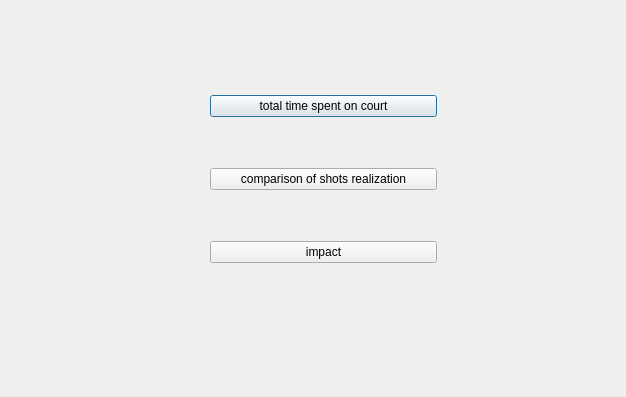
<?xml version="1.0" encoding="UTF-8"?>
<ui version="4.0">
 <class>Dialog</class>
 <widget class="QDialog" name="Dialog">
  <property name="geometry">
   <rect>
    <x>0</x>
    <y>0</y>
    <width>626</width>
    <height>397</height>
   </rect>
  </property>
  <property name="windowTitle">
   <string>Dialog</string>
  </property>
  <widget class="QWidget" name="verticalLayoutWidget">
   <property name="geometry">
    <rect>
     <x>210</x>
     <y>50</y>
     <width>227</width>
     <height>261</height>
    </rect>
   </property>
   <layout class="QVBoxLayout" name="verticalLayout">
    <item>
     <widget class="QPushButton" name="pushButton_2">
      <property name="text">
       <string>total time spent on court</string>
      </property>
     </widget>
    </item>
    <item>
     <widget class="QPushButton" name="shots">
      <property name="text">
       <string>comparison of shots realization</string>
      </property>
     </widget>
    </item>
    <item>
     <widget class="QPushButton" name="impact">
      <property name="text">
       <string>impact</string>
      </property>
     </widget>
    </item>
   </layout>
  </widget>
 </widget>
 <resources/>
 <connections/>
</ui>
